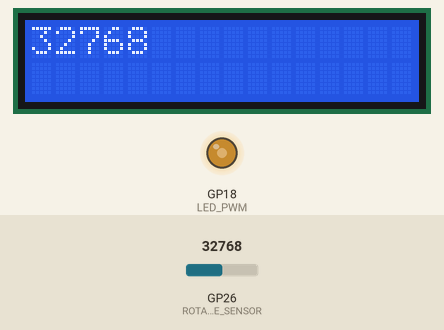
Simulated run of this program. Board: Raspberry Pi Pico running MicroPython. On the bench: 16×2 character LCD, output pins drawn as LEDs (lit = HIGH). The inputs (shaded band) are chosen by the test bench; at power-on: GP26 (ROTARY_ANGLE_SENSOR) = 32768 (analog values on the 0–65535 scale).

Above: at 1.6 s.
1.7 s: GP26 (ROTARY_ANGLE_SENSOR) set to 45874
At 3.5 s:
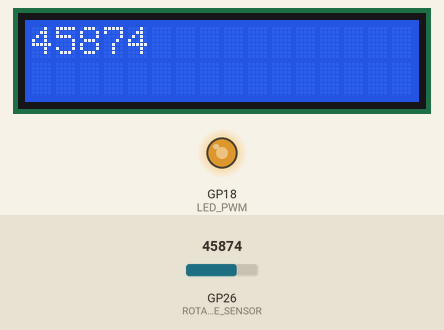
4.5 s: GP26 (ROTARY_ANGLE_SENSOR) set to 57670
At 8.2 s:
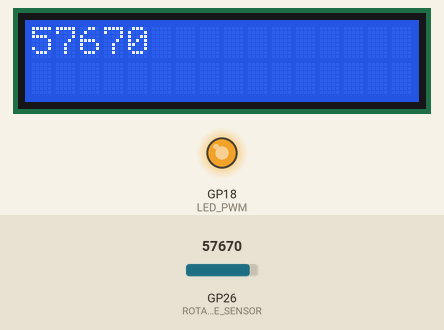
8.5 s: GP26 (ROTARY_ANGLE_SENSOR) set to 7864
At 11.6 s:
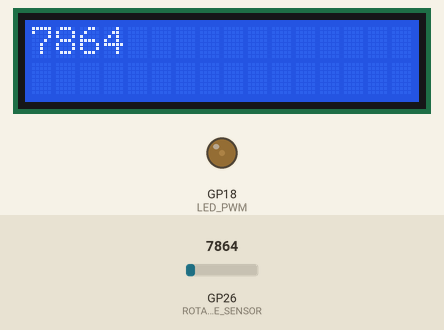
12.5 s: GP26 (ROTARY_ANGLE_SENSOR) set to 0
At 16.1 s:
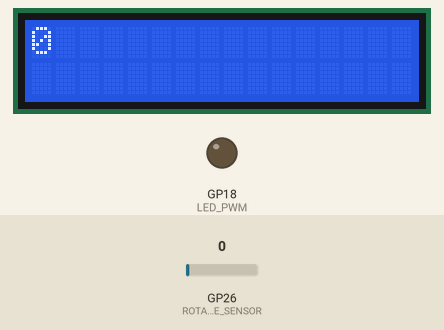
Timing chart, 0 to 17.5 s (numbered marks = the images above; inputs shaded):
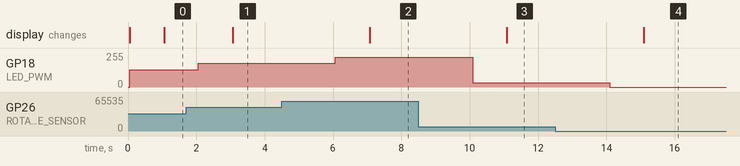

Measured:
- after the input at 1.7 s, GP18 (LED_PWM): 128/255 → 178/255 after 0.36 s; the display: changes after 1.4 s (image 1)
- after the input at 4.5 s, GP18 (LED_PWM): 178/255 → 224/255 after 1.6 s; the display: changes after 2.6 s (image 2)
- after the input at 8.5 s, GP18 (LED_PWM): 224/255 → 31/255 after 1.6 s; the display: changes after 2.6 s (image 3)
- after the input at 12.5 s, GP18 (LED_PWM): 31/255 → 0/255 after 1.6 s; the display: changes after 2.6 s (image 4)

The program:

L9_LCD_led.py
```python
from lcd1602 import LCD1602
from machine import I2C,Pin,ADC,PWM
from utime import sleep

ROTARY_ANGLE_SENSOR = ADC(0)
LED_PWM = PWM(Pin(18))
i2c = I2C(1,scl=Pin(7),sda=Pin(6),freq=400000)
LED_PWM.freq(500)
d = LCD1602(i2c,2,16)
d.display()

while True:
    val=ROTARY_ANGLE_SENSOR.read_u16()
    LED_PWM.duty_u16(val)
    sleep(1)
    d.clear()
    d.setCursor(0,0)
    d.print(str(val))
    sleep(1)
```
